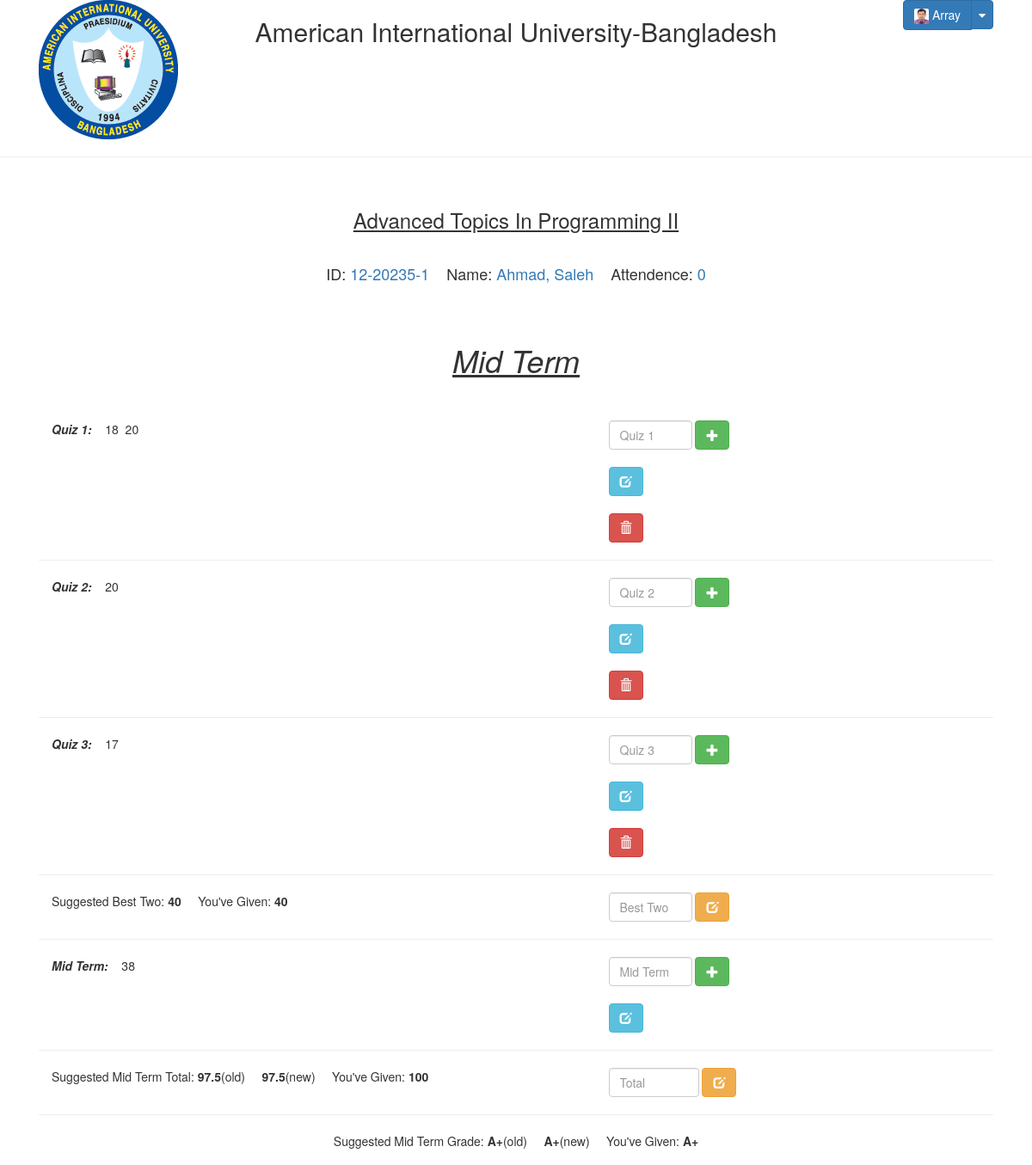
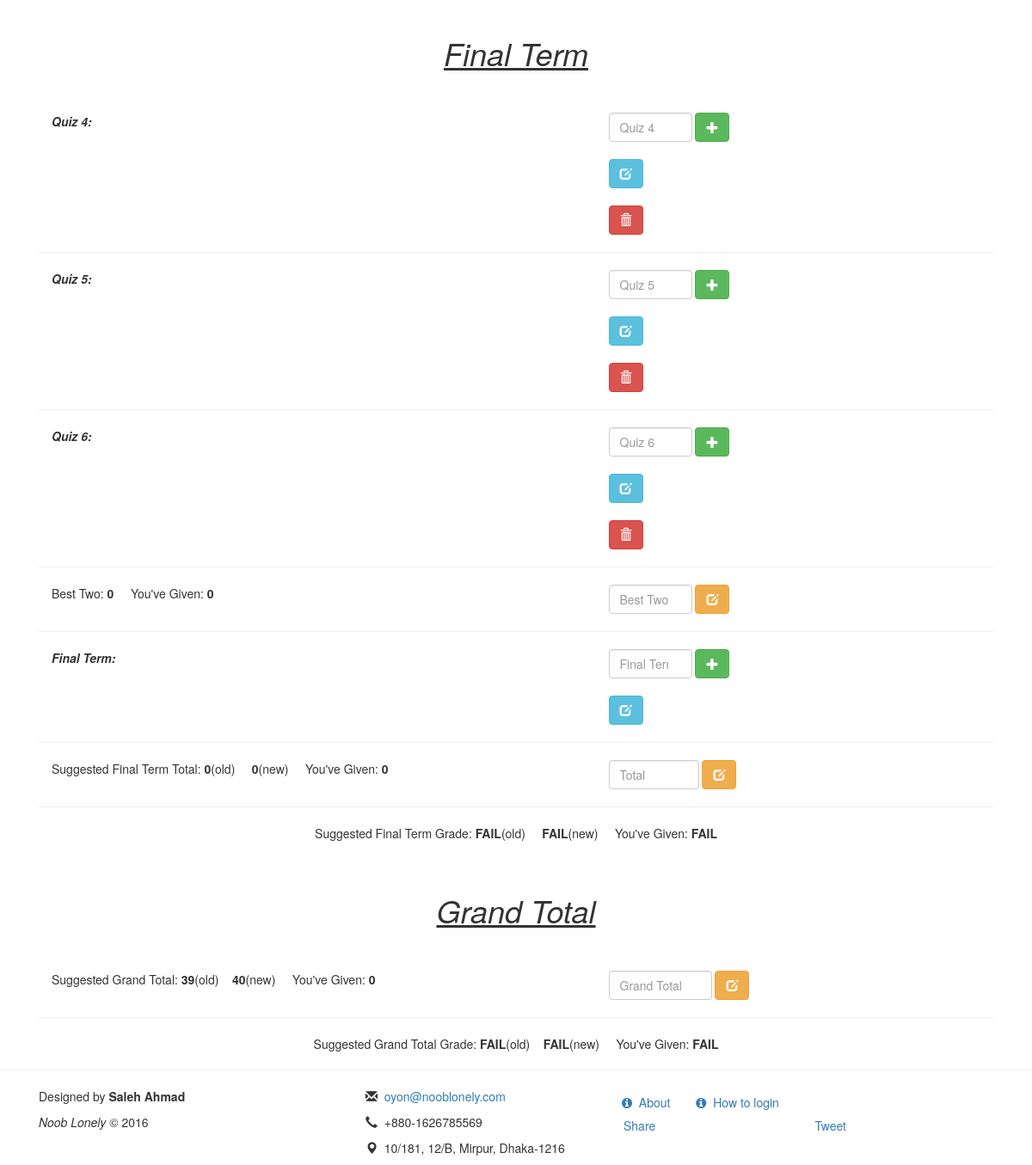
Page /course/1/marks/3 (signed in) on the committed database (2 pictures, top to bottom).
### tables this page shows
CREATE TABLE `teacher` (
  `t_id` int(11) NOT NULL COMMENT 'teacher id',
  `t_aiub_id` varchar(15) NOT NULL COMMENT 'teacher aiub id',
  `t_name` varchar(55) NOT NULL COMMENT 'teacher name',
  `t_pass` varchar(255) NOT NULL DEFAULT '1234' COMMENT 'teacher pass',
  `t_email` varchar(100) NOT NULL COMMENT 'teacher email',
  `t_phone` text NOT NULL COMMENT 'teacher phone',
  `t_gender` text COMMENT 'teacher gender',
  `t_dob` date NOT NULL COMMENT 'teacher date of birth',
  `t_image` varchar(255) NOT NULL DEFAULT 'default-user.png' COMMENT 'teacher image',
  `t_designation` varchar(255) NOT NULL DEFAULT 'Lecturer' COMMENT 'teacher designation',
  `img_contents` text COMMENT 'Teacher''s profile Picture''s Contents',
  `t_small_image` text COMMENT 'Teacher''s Image Icon'
);

CREATE TABLE `course` (
  `c_id` int(11) NOT NULL COMMENT 'course id',
  `c_name` varchar(55) NOT NULL COMMENT 'course name',
  `t_id` int(11) NOT NULL DEFAULT '0' COMMENT 'teacher id'
);

CREATE TABLE `attendinfo` (
  `att_id` int(11) NOT NULL COMMENT 'attendance id',
  `att_total` int(11) NOT NULL DEFAULT '0' COMMENT 'total attendance',
  `s_id` int(11) NOT NULL COMMENT 'student id',
  `c_id` int(11) NOT NULL COMMENT 'course id'
);

CREATE TABLE `student` (
  `s_id` int(11) NOT NULL COMMENT 'student id',
  `s_aiub_id` varchar(15) NOT NULL COMMENT 'student aiub id',
  `s_full_name` varchar(55) NOT NULL COMMENT 'student full name',
  `s_cgpa` float NOT NULL DEFAULT '0' COMMENT 'student cgpa',
  `s_phone` varchar(20) NOT NULL COMMENT 'student phone',
  `s_email` varchar(55) DEFAULT NULL COMMENT 'student email',
  `s_pass` varchar(255) NOT NULL DEFAULT '1234' COMMENT 'student password',
  `s_dept` varchar(10) NOT NULL COMMENT 'student department',
  `s_image` text COMMENT 'student image',
  `s_gender` varchar(10) DEFAULT NULL COMMENT 'student gender',
  `s_dob` date DEFAULT NULL COMMENT 'student date of birth',
  `s_small_image` text COMMENT 'Student''s Image Icon',
  `img_contents` text COMMENT 'Contents of Image'
);

CREATE TABLE `course_student_marks` (
  `c_s_m_id` int(11) NOT NULL COMMENT 'course student marks id',
  `c_id` int(11) NOT NULL COMMENT 'course id',
  `s_id` int(11) NOT NULL COMMENT 'student id',
  `mid_best_two` float NOT NULL DEFAULT '0' COMMENT 'mid best two quiz marks',
  `final_best_two` float NOT NULL DEFAULT '0' COMMENT 'final best two quiz marks',
  `mid_total` float NOT NULL DEFAULT '0' COMMENT 'mid total marks',
  `mid_grade` varchar(5) DEFAULT 'FAIL' COMMENT 'mid grade',
  `final_grade` varchar(5) DEFAULT 'FAIL' COMMENT 'final grade',
  `grand_final_grade` varchar(5) DEFAULT 'FAIL' COMMENT 'grand final grade',
  `final_total` float NOT NULL DEFAULT '0' COMMENT 'final total',
  `grand_final_total` float NOT NULL DEFAULT '0' COMMENT 'grand final total'
);

CREATE TABLE `exam` (
  `e_id` int(11) NOT NULL COMMENT 'exam id',
  `e_name` varchar(15) NOT NULL COMMENT 'exam name',
  `e_date` datetime NOT NULL COMMENT 'exam date',
  `e_marks` float NOT NULL COMMENT 'exam marks',
  `s_id` int(11) NOT NULL COMMENT 'student id',
  `c_id` int(11) NOT NULL COMMENT 'course id'
);

### marks.php (the view, shortened to what the rows shown need)
<?php
	$cid     = $_GET['id1'];
	$sid     = $_GET['id2'];
	$stuInfo = getStuIdNameAttendence($cid, $sid);
?>
<!DOCTYPE html>
<html lang="en">
	<head>
		<?php require_once 'head.php'; ?>
	</head>
	<body>
		<div id="wrap">
			<main>
				<div class="container">
					<header>
						<div class="row">
							<div class="col-md-12">
								<?php require_once 'header.php'; ?>
							</div>
						</div>
					</header>
                </div>
                <div class="container">
					<section>
						<div class="row">
							<div class="col-md-12">
								<div class="text-center">
									<h3><ins><?php echo getCourseName($_GET['id1']) ?></ins></h3><br />
									<h4>
										<?php $value = explode('|', $stuInfo); ?>
										ID: <span class="text-primary"><?php echo $value[0]; ?></span>&nbsp;&nbsp;&nbsp;&nbsp;Name: <span class="text-primary"><?php echo $value[1]; ?></span>&nbsp;&nbsp;&nbsp;&nbsp;Attendence: <span class="text-primary"><?php echo $value[2]; ?></span>
									</h4>
									<br/><br/>
									<h1><i><ins>Mid Term</ins></i></h1><br/><br/>
								</div>
								<div class="col-md-12">
												<span title="Quiz 1 marks"><b><i>Quiz 1:&nbsp;&nbsp;&nbsp;&nbsp;</i></b><?php $q1 ='quiz1'; echo showMarks($_GET['id1'], $_GET['id2'], $q1); ?></span>
												<span title="Quiz 2 marks"><b><i>Quiz 2:&nbsp;&nbsp;&nbsp;&nbsp;</i></b><?php $q2 = 'quiz2'; echo showMarks($_GET['id1'], $_GET['id2'], $q2); ?></span>
												<span title="Quiz 3 marks"><b><i>Quiz 3:&nbsp;&nbsp;&nbsp;&nbsp;</i></b><?php $q3 = 'quiz3'; echo showMarks($_GET['id1'], $_GET['id2'], $q3); ?></span>
									<div class="row">
										<div class="col-sm-12 col-xs-12">
											<div class="col-sm-7 col-xs-6">
												<span title="">You've Given: <b><?php $givenMidQuizesMark = showMidBestTwo($_GET['id1'], $_GET['id2']); echo $givenMidQuizesMark; ?></b></span>
											</div>
										</div>
									</div>
												<span title="Mid Term marks"><b><i>Mid Term:&nbsp;&nbsp;&nbsp;&nbsp;</i></b><?php $mid = 'mid'; $midMarks = showMarks($_GET['id1'], $_GET['id2'], $mid); echo $midMarks; ?></span>
									<div class="row">
										<div class="col-sm-12 col-xs-12">
											<div class="col-sm-7 col-xs-6">
												<span title="Suggested Mid Term Total">Suggested Mid Term Total:
												<b><?php $SuggestedMidMark = calculateTermTotal($q1, $q2, $q3, $mid, $_GET['id1'], $_GET['id2']); echo $SuggestedMidMark; ?></b></span>(old)&nbsp;&nbsp;&nbsp;&nbsp;
												<b><?php $newSuggestedMidMark = newSuggestedMid($givenMidQuizesMark, $midMarks); echo $newSuggestedMidMark; ?></b>(new)&nbsp;&nbsp;&nbsp;&nbsp;
												<span title="">You've Given: <b><?php $midTotalMarks = showMidTotal($_GET['id1'], $_GET['id2']); echo $midTotalMarks; ?></b></span>
											</div>
										</div>
									</div>
									<div class="text-center">
										<div class="row">
											<div class="col-sm-12">
												<span title="Suggested Mid Term Grade">Suggested Mid Term Grade: <b><?= suggestedGrade($SuggestedMidMark); ?></b></span>(old)&nbsp;&nbsp;&nbsp;&nbsp;
												<b><?= suggestedGrade($newSuggestedMidMark); ?></b></span>(new)&nbsp;&nbsp;&nbsp;&nbsp;
												<span title="">You've Given: <b><?php $midTermGrade = suggestedGrade($midTotalMarks); echo $midTermGrade; ?></b></span>
											</div>
										</div>
									</div>
									<br /><br />
									<div class="text-center"><h1><i><ins>Final Term</ins></i></h1></div>
									<br/><br/>
												<span title="Quiz 4 marks"><b><i>Quiz 4:&nbsp;&nbsp;&nbsp;&nbsp;</i></b><?php $q4 = 'quiz4'; echo showMarks($_GET['id1'], $_GET['id2'], $q4); ?></span>
												<span title="Quiz 5 marks"><b><i>Quiz 5:&nbsp;&nbsp;&nbsp;&nbsp;</i></b><?php $q5 = 'quiz5'; echo showMarks($_GET['id1'], $_GET['id2'], $q5); ?></span>
												<span title="Quiz 6 marks"><b><i>Quiz 6:&nbsp;&nbsp;&nbsp;&nbsp;</i></b><?php $q6 = 'quiz6'; echo showMarks($_GET['id1'], $_GET['id2'], $q6); ?></span>
									<div class="row">
										<div class="col-sm-12 col-xs-12">
											<div class="col-sm-7 col-xs-6">
												<span title="">You've Given: <b><?php $givenFinalBestTwo = showFinalBestTwo($_GET['id1'], $_GET['id2']); echo $givenFinalBestTwo; ?></b></span>
											</div>
										</div>
									</div>
												<span title="Final Term marks"><b><i>Final Term:&nbsp;&nbsp;&nbsp;&nbsp;</i></b><?php $final = 'final'; $showFinalMarks = showMarks($_GET['id1'], $_GET['id2'], $final); echo $showFinalMarks; ?></span>
									<div class="row">
										<div class="col-sm-12 col-xs-12">
											<div class="col-sm-7 col-xs-6">
												<span title="Suggested Final Term Total">Suggested Final Term Total: <b>
												<?php
												$SuggestedFinalMark = calculateTermTotal($q4, $q5, $q6, $final, $_GET['id1'], $_GET['id2']); echo $SuggestedFinalMark; ?></b></span>(old)&nbsp;&nbsp;&nbsp;&nbsp;
												<b><?php $newSuggestedMidMark = newSuggestedMid($givenFinalBestTwo, $showFinalMarks); echo $newSuggestedMidMark; ?></b>(new)&nbsp;&nbsp;&nbsp;&nbsp;
												<span title="">You've Given: <b><?php $finalTotalMarks = showFinalTotal($_GET['id1'], $_GET['id2']); echo $finalTotalMarks; ?></b></span>
											</div>
										</div>
									</div>
									<div class="text-center">
										<div class="row">
											<div class="col-sm-12">
												<span title="Suggested Final Term Grade">Suggested Final Term Grade: <b><?php echo suggestedGrade($SuggestedFinalMark); ?></b></span>(old)&nbsp;&nbsp;&nbsp;&nbsp;
												<b><?php echo suggestedGrade($newSuggestedMidMark); ?></b></span>(new)&nbsp;&nbsp;&nbsp;&nbsp;
												<span title="">You've Given: <b><?php $finalTermGrade = suggestedGrade($finalTotalMarks); echo $finalTermGrade; ?></b></span>
											</div>
										</div>
									</div>
									<br /><br />
									<div class="text-center"><h1><i><ins>Grand Total</ins></i></h1></div>
									<br/><br/>
									<div class="row">
										<div class="col-sm-12 col-xs-12">
											<div class="col-sm-7 col-xs-6">
												<span title="Grand Total Marks">Suggested Grand Total: <b></b>(old)</span><b><?php $newGrandTotalMark = newSuggestedGrandTotal($midTotalMarks, $finalTotalMarks); echo $newGrandTotalMark; ?></b>(new)&nbsp;&nbsp;&nbsp;&nbsp;
												<span title="">You've Given: <b><?php $grandTotalMarksByTeacher = showGrandTotal($_GET['id1'], $_GET['id2']); echo $grandTotalMarksByTeacher; ?></b></span>
											</div>
										</div>
									</div>
									<div class="text-center">
										<div class="row">
											<div class="col-sm-12">
												<span title="Suggested Grand Final Grade">Suggested Grand Total Grade: <b><?php echo suggestedGrade($grandTotalMark); ?></b></span>(old)&nbsp;&nbsp;&nbsp;&nbsp;<b><?= suggestedGrade($newGrandTotalMark); ?></b>(new)&nbsp;&nbsp;&nbsp;&nbsp;
												<span title="">You've Given: <b><?php $grandTotalGrade = suggestedGrade($grandTotalMarksByTeacher); echo $grandTotalGrade ?></b></span>
											</div>
										</div>
									</div>
								</div>
							</div>
						</div>
					</section>
				</div>
			</main>
		</div>
	</body>
</html>

### header.php (shortened to what the rows shown need)
<div class="col-lg-8 col-md-6 text-center">
	<h2>American International University-Bangladesh</h2>
</div>
<div class="col-lg-2 col-md-3 padding20">
	<?php if(isset($_SESSION['teacher']) || isset($_SESSION['stud']) || isset($_SESSION['authority'])): ?>
	<div class="pull-right">
		<div class="btn-group">
			<a class="btn btn-primary">
				<?php
                if(isset($_SESSION['teacher'])) {
                    echo '<img src="'.TEACHERPPICO.'/'.returnTeacherPic($_SESSION['tid']).'" alt="" style="border-radius: 2px;" />', '<span>   '.$_SESSION['teacher'].'</span>';
				} elseif (isset($_SESSION['stud'])) {
					echo '<img src="'.STUDENTPPICO.'/'.returnStdentPic($_SESSION['sid']).'" alt="" style="border-radius: 2px;" />', '<span>   '.$_SESSION['stud'].'</span>';
				} elseif(isset($_SESSION['authority'])) {
					echo '<img src="'.SERVER.'/assets/img/authority/hasansir.jpg" alt="authority propic" style="border-radius: 2px;width: 17px;height: 18px;" />', '<span>   '.$_SESSION['authority'].'</span>';
				} ?>
			</a>
		</div>
	</div>
	<?php endif; ?>
</div>

### rows in the picture
teacher: t_small_image (picture)
course: c_name "Advanced Topics In Programming II"
attendinfo: s.s_aiub_id "12-20235-1", s.s_full_name "Ahmad, Saleh", att_total "0"
course_student_marks: mid_best_two "40", mid_best_two "97.5", mid_total "100", mid_best_two "A+", mid_total "A+", final_best_two "0", final_total "0", final_best_two "FAIL", final_total "FAIL", newGrandTotalMark "40", grand_final_total "0", suggestedGrade($newGrandTotalMark) "FAIL", grand_final_total "FAIL"
exam: e_marks "97.5", e_marks "A+"

### other values in the picture
$_SESSION['teacher'] "Array"
showMarks($_GET['id1'], $_GET['id2'], $q1) "18 20"
showMarks($_GET['id1'], $_GET['id2'], $q2) "20"
showMarks($_GET['id1'], $_GET['id2'], $q3) "17"
getBestTwoQuizesMarks($q1, $q2, $q3, $_GET['id1'], $_GET['id2']) "40"
$midMarks "38"
getBestTwoQuizesMarks($q4, $q5, $q6, $_GET['id1'], $_GET['id2']) "0"
$SuggestedFinalMark "0"
suggestedGrade($SuggestedFinalMark) "FAIL"
$grandTotalMark "39"
suggestedGrade($grandTotalMark) "FAIL"
